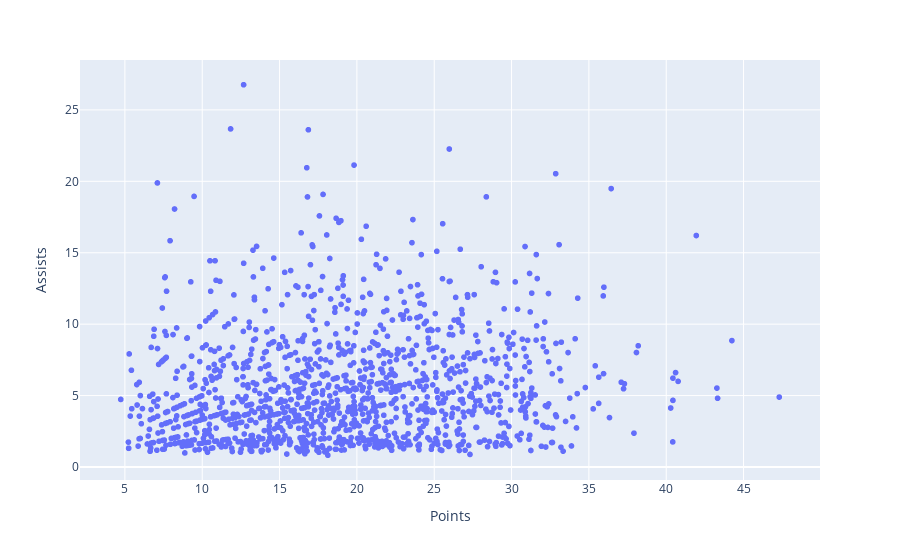

The notebook cell this image was saved under:
### Code cell
fig = px.scatter(h2h_df[is_outlier == False], x='PLAYER_PTS', y='MATCHUP_AST', 
                    labels={
                     'PLAYER_PTS': 'Points',
                     'MATCHUP_AST': 'Assists',
                     'MATCHUP_TOV': 'Turnovers'
                    })
fig.show()

### Figure 1 — Plotly figure (JSON) as saved in the notebook; plotly's stock layout.template omitted (floating-point values rounded to 4 significant figures; data arrays with more than 128 entries replaced by an {"elided": "..."} marker saying what was removed)
{"data": [{"hovertemplate": "Points=%{x}<br>Assists=%{y}<extra></extra>", "legendgroup": "", "marker": {"color": "#636efa", "symbol": "circle"}, "mode": "markers", "name": "", "showlegend": false, "type": "scattergl", "x": {"elided": "1324 float values"}, "xaxis": "x", "y": {"elided": "1324 float values"}, "yaxis": "y"}], "layout": {"legend": {"tracegroupgap": 0}, "margin": {"t": 60}, "xaxis": {"anchor": "y", "domain": [0, 1], "title": {"text": "Points"}}, "yaxis": {"anchor": "x", "domain": [0, 1], "title": {"text": "Assists"}}}}
